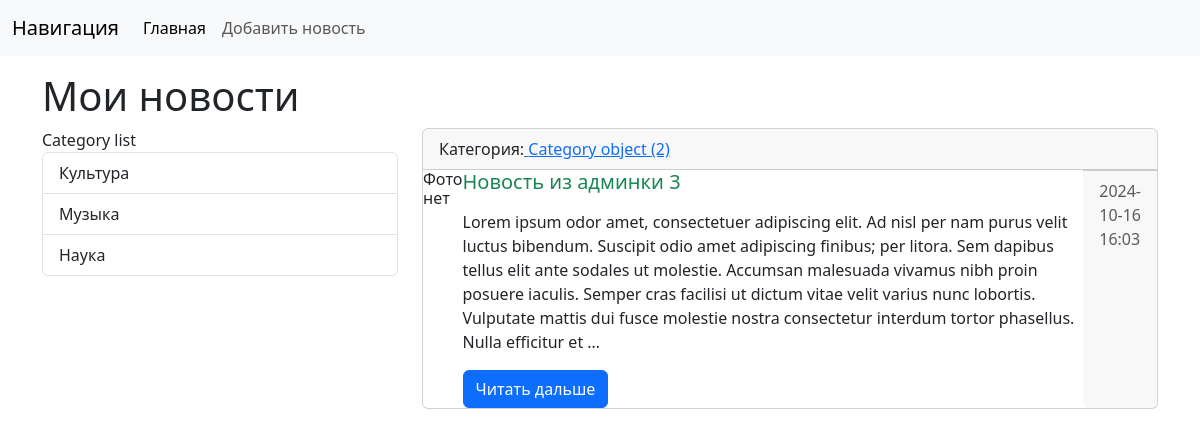
/news/news/3/, run on the app's committed database.
### News/models.py (models this page shows, shortened)
class Category(models.Model):
    title = models.CharField(max_length=150, db_index=True, verbose_name='Категория')
    class Meta:
        verbose_name = 'Категория'
        verbose_name_plural = 'Категории'
        ordering = ['title']

class News(models.Model):
    title = models.CharField(max_length=150, verbose_name='Заголовок')
    content = models.TextField(blank=True, verbose_name='Текст')
    created_at = models.DateTimeField(auto_now_add=True, verbose_name='Время создания')
    updated_at = models.DateTimeField(auto_now=True, verbose_name='Время обновления')
    photo = models.ImageField(upload_to='media/%Y/%m/%d', verbose_name='Фото')
    is_published = models.BooleanField(default=True, verbose_name='Публикация')
    category = models.ForeignKey('Category', on_delete=models.PROTECT, null=True, verbose_name='Категория')
    class Meta:
        verbose_name = 'Новость'
        verbose_name_plural = 'Новости'
        ordering = ['-created_at']

### News/views.py (the view)
# urls.py: path('news/<int:news_id>/', view_news, name='view_news'),
def view_news(request, news_id):
    news_item = get_object_or_404(News, pk=news_id)
    context = {
        'news_item': news_item
    }
    return render(request, 'News/view_news.html', context=context)

### News/templatetags/news_tags.py (called while the page is built)
@register.simple_tag(name='get_list_categories')
def get_categories():
    return Category.objects.all()

@register.inclusion_tag('news/list_categories.html')
def show_categories(arg1='Category', arg2='list'):
    categories= Category.objects.all()
    return {'categories': categories, 'arg1': arg1, 'arg2': arg2}

### News/templates/News/view_news.html (shortened to what this page needs)
{% extends 'base.html' %}
{% block sidebar %}
{% include 'inc/_sidebar.html' %}
{% endblock %}
{% block content %}
<div class="card mb-3">
    <div class="card-header">
        Категория:<a href= "{{ item.category.get_absolute_url }}"> {{ news_item.category }} </a>
    </div>
    <div class="media" style="display: flex">
        <div class="media-photo">
            {% if item.photo %}
            <img src="{{ news_item.photo.url }}" class = "mr-3" width="350" alt="Photo">
            {% else %}
            <h6>Фото нет</h6>
            {% endif %}
        </div>
        <div class="media-body">
            <h5 class="card-title {% cycle 'text-success' ' text-danger' 'text-primary' %}">{{ news_item.title }}</h5>
            {% autoescape off %}
            <p class="card-text">{{ news_item.content|truncatewords:60|linebreaks }}</p>
            {% endautoescape %}
            <a href="#" class="btn btn-primary">Читать дальше</a>
        </div>
        <div class="card-footer text-muted">
            {{ news_item.created_at|date:"Y-m-d H:i" }}
        </div>
    </div>
</div>
{% endblock %}

### News/templates/News/list_categories.html
{% load news_tags %}
<div class="list-group">
    {{ arg1 }} {{ arg2 }}
    {% get_list_categories as categories %}
        {% for cat in categories %}
            <a href="{{ cat.get_absolute.url }}" class="list-group-item list-group-item-action">{{ cat.title }} </a>
        {% endfor %}
</div>

### data on the page
Category: title "Культура"
Category: title "Музыка"
Category: title "Наука"
News: category "Category object (2)", title "Новость из админки 3", content "Lorem ipsum odor amet, consectetuer adipiscing elit. Ad nisl per nam purus velit luctus bibendum. Suscipit odio amet adipiscing finibus; per litora. Sem dapibus tellus elit ante sodales ut molestie. Accumsan malesuada vivamus nibh proin posuere iaculis. Semper cras facilisi ut dictum vitae velit varius nunc lobortis. Vulputate mattis dui fusce molestie nostra consectetur interdum tortor phasellus. Nulla efficitur et …", created_at "2024-10-16 16:03"

### other printed values
{{ arg1 }} "Category"
{{ arg2 }} "list"
